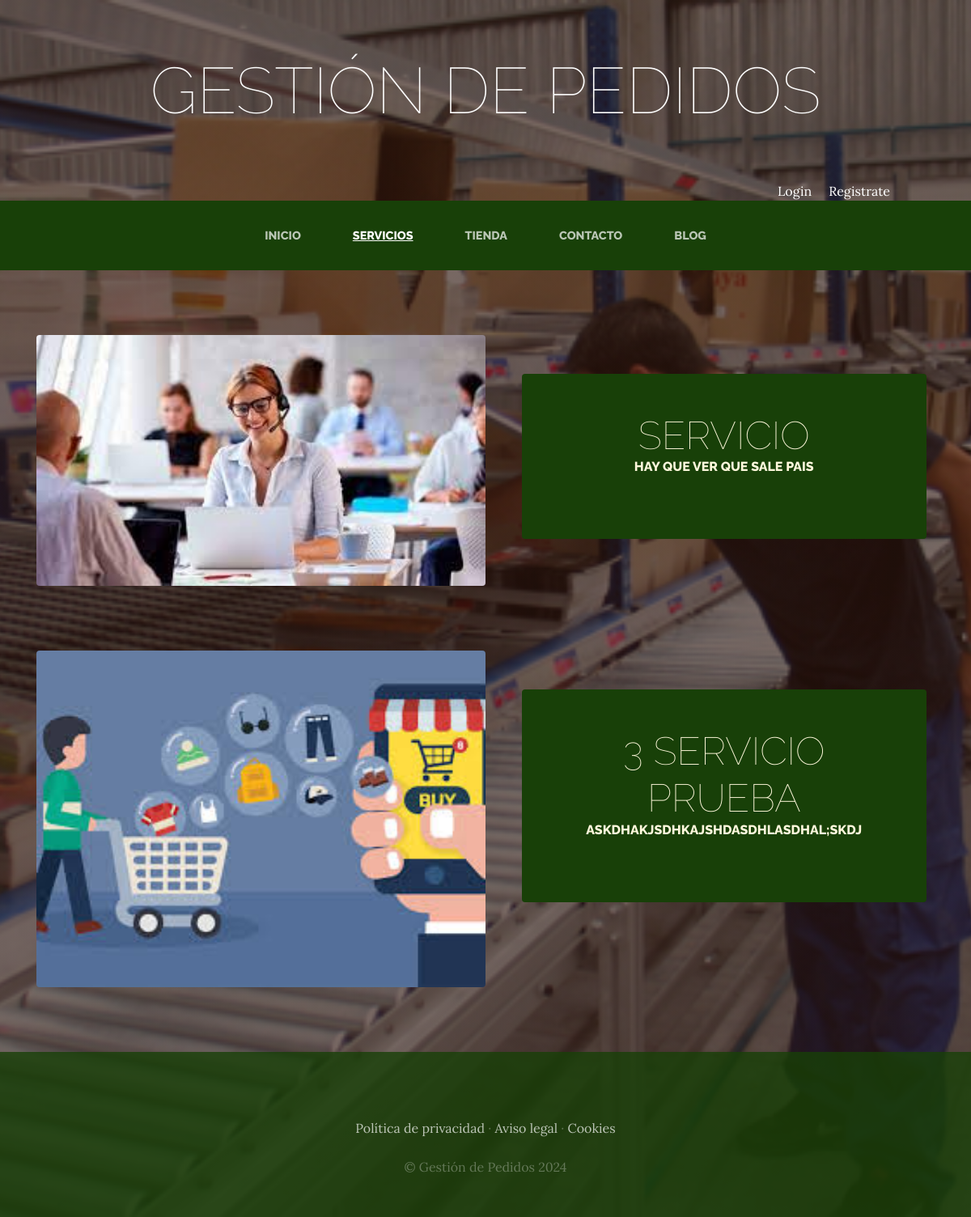
The app's page /servicios/ with its own data.
### servicios/models.py (models this page shows, shortened)
class Servicio(models.Model):
    titulo=models.CharField(max_length=50)
    contenido=models.CharField(max_length=50)
    imagen=models.ImageField(upload_to='servicios')
    created=models.DateTimeField(auto_now_add=True)
    updated=models.DateTimeField(auto_now_add=True)
    class Meta:
        verbose_name='servicio'
        verbose_name_plural='servicios'

### servicios/views.py (the view)
# urls.py: path('servicios/', include('servicios.urls')),
def servicios(request):
    servicios=Servicio.objects.all()
    return render(request,"servicios/servicio.html", {"servicios":servicios})

### carro/context_processor.py (called while the page is built)
def importe_total_carro(request):
    total=0
    if request.user.is_authenticated:
        if 'carro' in request.session:
                for key, value in request.session["carro"].items():
                    total=total+float(value["precio"])
    else:
        total="Debes hacer login"
    return {"importe_total_carro":total}

### servicios/templates/servicios/servicio.html
{% extends "base.html" %}
{% load static %}
{% block content %}
    {% for servicio in servicios %}
    <section class="page-section clearfix">
        <div class="container">
            <div class="intro">
                <img class="intro-img img-fluid mb-3 mb-lg-0 rounded" src="{{servicio.imagen.url}}" alt="" style="width: 50%;">
            <div class="intro-text left-0 text-center bg-faded p-5 rounded">
                <h2 class="section-heading mb-4" >
                    <span class="section-heading-lower">{{servicio.titulo}}</span>
                    <span class="section-heading-upper">{{servicio.contenido}}</span>
                </h2>
            </div>
            </div>
        </div>
    </section>
    {% endfor %}
{% endblock %}

### ProyectowebApp/static/ProyectoWebApp/css/gestion.css (style rules this page uses)
body { font-family: 'Lora'; background: linear-gradient(rgba(47, 23, 15, 0.65), rgba(47, 23, 15, 0.65)), url("../img/bg_main.jpg"); background-attachment: fixed; background-position: center; background-size: cover; }
h1, h2, h3, h4, h5, h6 { font-family: 'Raleway'; }
.page-section { margin-top: 5rem; margin-bottom: 5rem; }
.section-heading { text-transform: uppercase; }
.section-heading .section-heading-upper { display: block; font-size: 1rem; font-weight: 800; padding-bottom:.5rem; }
.section-heading .section-heading-lower { display: block; font-size: 3rem; font-weight: 100; }
.bg-faded { background-color: rgba(255, 255, 255, 0.85); }
.intro { position: relative; }
@media (min-width: 992px) { .intro .intro-img { width: 75%; float: left; } }
@media (min-width: 992px) { .intro .intro-text { left: 600; width: 60%; margin-top: 3rem; background-color: rgba(24, 64, 8); color: cornsilk; position: absolute; } }
@media (min-width: 1200px) { .intro .intro-text { width: 45%; } }

### records on screen
Servicio: imagen (picture), titulo "SERVICIO", contenido "HAY QUE VER QUE SALE PAIS"
Servicio: imagen (picture), titulo "3 SERVICIO PRUEBA", contenido "ASKDHAKJSDHKAJSHDASDHLASDHAL;SKDJ"
